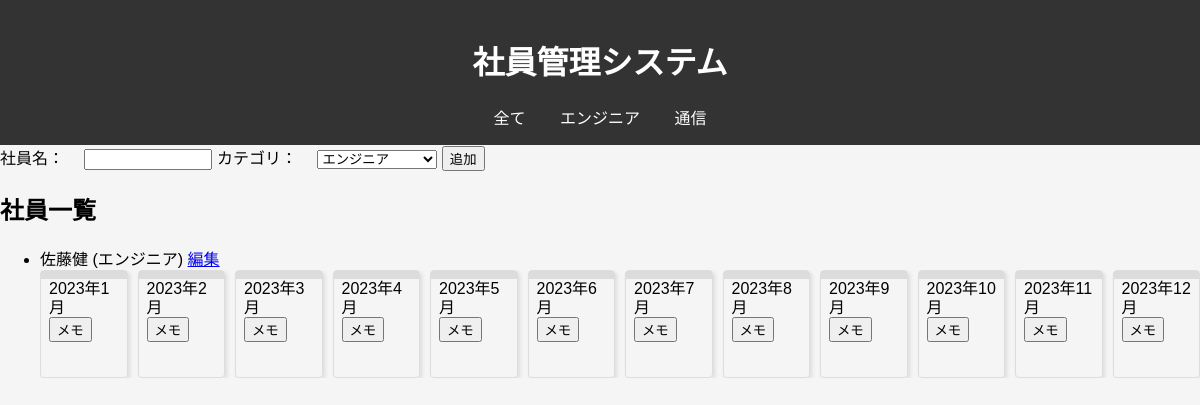
The app's page /エンジニア with its own data.
### app.py (models this page shows)
class Employee(db.Model):
    id = db.Column(db.Integer, primary_key=True)
    name = db.Column(db.String(80), nullable=False)
    category = db.Column(db.String(80), nullable=False)

### app.py (the view)
@app.route('/')
@app.route('/<category>')
def index(category=None):
    if category and category in ['エンジニア', '通信']:
        employees = Employee.query.filter_by(category=category).all()
    else:
        employees = Employee.query.all()
    return render_template('index.html', employees=employees, current_category=category)

### templates/index.html (shortened to what this page needs)
<!DOCTYPE html>
<html lang="ja">
  <head>
    <link
      rel="stylesheet"
      href="{{ url_for('static', filename='styles.css') }}"
    />
    <link
      rel="stylesheet"
      href="{{ url_for('static', filename='main.css') }}"
    />
  </head>
  <body>
    <header>
      <h1>社員管理システム</h1>
      <nav>
        <a href="{{ url_for('index') }}" class="{{ 'active' if not category }}"
          >全て</a
        >
        <a
          href="{{ url_for('index', category='エンジニア') }}"
          class="{{ 'active' if category == 'エンジニア' }}"
          >エンジニア</a
        >
        <a
          href="{{ url_for('index', category='通信') }}"
          class="{{ 'active' if category == '通信' }}"
          >通信</a
        >
      </nav>
    </header>
    <form action="/add_employee" method="post">
      <label for="employee_name">社員名：</label>
      <input type="text" name="employee_name" id="employee_name" required />
      <label for="category">カテゴリ：</label>
      <select name="category" id="category">
        <option value="エンジニア">エンジニア</option>
      </select>
      <input type="submit" value="追加" />
    </form>
    <main>
      <section>
        <h2>社員一覧</h2>
        <ul id="employee-list">
          {% for employee in employees %}
          <li>
            {{ employee.name }} ({{ employee.category }})
            <a href="{{ url_for('employee_detail', id=employee.id) }}">編集</a>
            <div class="employee-calendar" data-employee-id="{{ employee.id }}">
              {% for month in range(1, 13) %}
              <div class="month-calendar">
                <div class="month-title">2023年{{ month }}月</div>
                <button class="memo-btn">メモ</button>
                <table class="calender-table">
                </table>
              </div>
              {% endfor %}
            </div>
          </li>
          {% endfor %}
        </ul>
      </section>
    </main>
  </body>
</html>

### static/styles.css (style rules this page uses)
body { font-family: "Arial", sans-serif; margin: 0; padding: 0; background-color: #f5f5f5; }
header { background-color: #333; color: #fff; padding: 1em 0; text-align: center; }
nav a { margin: 0 15px; color: #fff; text-decoration: none; }
form label { width: 150px; text-align: right; margin-right: 1rem; }
form input[type="text"], form input[type="date"], form input[type="number"], form select, form textarea { width: 10%; }

### static/main.css (style rules this page uses)
.employee-calendar { display: flex; flex-wrap: nowrap; gap: 10px; overflow-x: auto; }
.month-calendar { flex-basis: calc(100% / 12 - 10px); max-width: calc(100% / 12 - 10px); height: calc((100vw - 120px) / 12); border: 1px solid #ddd; box-shadow: 2px 2px 4px rgba(0, 0, 0, 0.1); border-radius: 4px; padding: 8px; overflow: hidden; position: relative; }
.month-calendar:before { content: attr(data-month-title); position: absolute; top: 0; left: 0; width: 100%; background-color: rgba(0, 0, 0, 0.1); padding: 4px 0; text-align: center; font-weight: bold; z-index: 1; }
.month-title { white-space: pre-line; line-height: 1.2; }
#employee-list li { margin-bottom: 2rem; }

### records on screen
Employee: name "佐藤健", category "エンジニア", month "1" "2" "3" "4" "5" "6" "7" "8" "9" "10" "11" "12"
